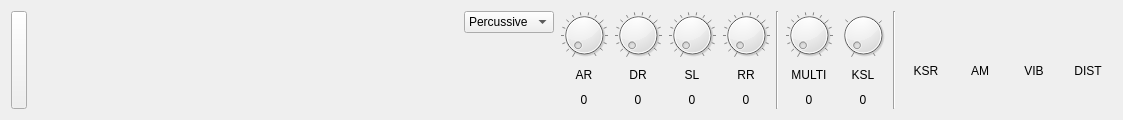
<?xml version="1.0" encoding="UTF-8"?>
<ui version="4.0">
 <class>FM2OperatorWidget</class>
 <widget class="QWidget" name="FM2OperatorWidget">
  <property name="geometry">
   <rect>
    <x>0</x>
    <y>0</y>
    <width>1123</width>
    <height>120</height>
   </rect>
  </property>
  <property name="windowTitle">
   <string>Form</string>
  </property>
  <layout class="QHBoxLayout" name="horizontalLayout">
   <item>
    <widget class="QPushButton" name="resetButton">
     <property name="sizePolicy">
      <sizepolicy hsizetype="Minimum" vsizetype="Expanding">
       <horstretch>0</horstretch>
       <verstretch>0</verstretch>
      </sizepolicy>
     </property>
     <property name="minimumSize">
      <size>
       <width>16</width>
       <height>0</height>
      </size>
     </property>
     <property name="maximumSize">
      <size>
       <width>16</width>
       <height>16777215</height>
      </size>
     </property>
     <property name="text">
      <string/>
     </property>
    </widget>
   </item>
   <item>
    <widget class="FM2EnvelopeDisplayWidget" name="envelopeDisplayWidget" native="true">
     <property name="sizePolicy">
      <sizepolicy hsizetype="Expanding" vsizetype="Preferred">
       <horstretch>0</horstretch>
       <verstretch>0</verstretch>
      </sizepolicy>
     </property>
     <property name="minimumSize">
      <size>
       <width>256</width>
       <height>1</height>
      </size>
     </property>
     <property name="maximumSize">
      <size>
       <width>16777215</width>
       <height>16777215</height>
      </size>
     </property>
     <property name="autoFillBackground">
      <bool>false</bool>
     </property>
    </widget>
   </item>
   <item>
    <layout class="QVBoxLayout" name="verticalLayout">
     <item>
      <widget class="QComboBox" name="envTypeComboBox">
       <item>
        <property name="text">
         <string>Percussive</string>
        </property>
       </item>
       <item>
        <property name="text">
         <string>Sustained</string>
        </property>
       </item>
      </widget>
     </item>
     <item>
      <spacer name="verticalSpacer">
       <property name="orientation">
        <enum>Qt::Vertical</enum>
       </property>
       <property name="sizeHint" stdset="0">
        <size>
         <width>20</width>
         <height>40</height>
        </size>
       </property>
      </spacer>
     </item>
    </layout>
   </item>
   <item>
    <layout class="QVBoxLayout" name="arLayout">
     <item>
      <widget class="QDial" name="arDial">
       <property name="sizePolicy">
        <sizepolicy hsizetype="Preferred" vsizetype="Preferred">
         <horstretch>0</horstretch>
         <verstretch>0</verstretch>
        </sizepolicy>
       </property>
       <property name="maximumSize">
        <size>
         <width>48</width>
         <height>48</height>
        </size>
       </property>
       <property name="maximum">
        <number>15</number>
       </property>
       <property name="wrapping">
        <bool>false</bool>
       </property>
       <property name="notchesVisible">
        <bool>true</bool>
       </property>
      </widget>
     </item>
     <item>
      <widget class="QLabel" name="arLabel">
       <property name="text">
        <string>AR</string>
       </property>
       <property name="alignment">
        <set>Qt::AlignCenter</set>
       </property>
      </widget>
     </item>
     <item>
      <widget class="QLabel" name="arValueLabel">
       <property name="text">
        <string>0</string>
       </property>
       <property name="alignment">
        <set>Qt::AlignCenter</set>
       </property>
      </widget>
     </item>
    </layout>
   </item>
   <item>
    <layout class="QVBoxLayout" name="arLayout_2">
     <item>
      <widget class="QDial" name="drDial">
       <property name="sizePolicy">
        <sizepolicy hsizetype="Preferred" vsizetype="Preferred">
         <horstretch>0</horstretch>
         <verstretch>0</verstretch>
        </sizepolicy>
       </property>
       <property name="maximumSize">
        <size>
         <width>48</width>
         <height>48</height>
        </size>
       </property>
       <property name="maximum">
        <number>15</number>
       </property>
       <property name="wrapping">
        <bool>false</bool>
       </property>
       <property name="notchesVisible">
        <bool>true</bool>
       </property>
      </widget>
     </item>
     <item>
      <widget class="QLabel" name="drLabel">
       <property name="text">
        <string>DR</string>
       </property>
       <property name="alignment">
        <set>Qt::AlignCenter</set>
       </property>
      </widget>
     </item>
     <item>
      <widget class="QLabel" name="drValueLabel">
       <property name="text">
        <string>0</string>
       </property>
       <property name="alignment">
        <set>Qt::AlignCenter</set>
       </property>
      </widget>
     </item>
    </layout>
   </item>
   <item>
    <layout class="QVBoxLayout" name="arLayout_3">
     <item>
      <widget class="QDial" name="slDial">
       <property name="sizePolicy">
        <sizepolicy hsizetype="Preferred" vsizetype="Preferred">
         <horstretch>0</horstretch>
         <verstretch>0</verstretch>
        </sizepolicy>
       </property>
       <property name="maximumSize">
        <size>
         <width>48</width>
         <height>48</height>
        </size>
       </property>
       <property name="maximum">
        <number>15</number>
       </property>
       <property name="wrapping">
        <bool>false</bool>
       </property>
       <property name="notchesVisible">
        <bool>true</bool>
       </property>
      </widget>
     </item>
     <item>
      <widget class="QLabel" name="slLabel">
       <property name="text">
        <string>SL</string>
       </property>
       <property name="alignment">
        <set>Qt::AlignCenter</set>
       </property>
      </widget>
     </item>
     <item>
      <widget class="QLabel" name="slValueLabel">
       <property name="text">
        <string>0</string>
       </property>
       <property name="alignment">
        <set>Qt::AlignCenter</set>
       </property>
      </widget>
     </item>
    </layout>
   </item>
   <item>
    <layout class="QVBoxLayout" name="arLayout_4">
     <item>
      <widget class="QDial" name="rrDial">
       <property name="sizePolicy">
        <sizepolicy hsizetype="Preferred" vsizetype="Preferred">
         <horstretch>0</horstretch>
         <verstretch>0</verstretch>
        </sizepolicy>
       </property>
       <property name="maximumSize">
        <size>
         <width>48</width>
         <height>48</height>
        </size>
       </property>
       <property name="maximum">
        <number>15</number>
       </property>
       <property name="wrapping">
        <bool>false</bool>
       </property>
       <property name="notchesVisible">
        <bool>true</bool>
       </property>
      </widget>
     </item>
     <item>
      <widget class="QLabel" name="rrLabel">
       <property name="text">
        <string>RR</string>
       </property>
       <property name="alignment">
        <set>Qt::AlignCenter</set>
       </property>
      </widget>
     </item>
     <item>
      <widget class="QLabel" name="rrValueLabel">
       <property name="text">
        <string>0</string>
       </property>
       <property name="alignment">
        <set>Qt::AlignCenter</set>
       </property>
      </widget>
     </item>
    </layout>
   </item>
   <item>
    <widget class="Line" name="line_2">
     <property name="orientation">
      <enum>Qt::Vertical</enum>
     </property>
    </widget>
   </item>
   <item>
    <layout class="QVBoxLayout" name="arLayout_5">
     <item>
      <widget class="QDial" name="multiDial">
       <property name="sizePolicy">
        <sizepolicy hsizetype="Preferred" vsizetype="Preferred">
         <horstretch>0</horstretch>
         <verstretch>0</verstretch>
        </sizepolicy>
       </property>
       <property name="maximumSize">
        <size>
         <width>48</width>
         <height>48</height>
        </size>
       </property>
       <property name="maximum">
        <number>15</number>
       </property>
       <property name="wrapping">
        <bool>false</bool>
       </property>
       <property name="notchesVisible">
        <bool>true</bool>
       </property>
      </widget>
     </item>
     <item>
      <widget class="QLabel" name="multiLabel">
       <property name="text">
        <string>MULTI</string>
       </property>
       <property name="alignment">
        <set>Qt::AlignCenter</set>
       </property>
      </widget>
     </item>
     <item>
      <widget class="QLabel" name="multiValueLabel">
       <property name="text">
        <string>0</string>
       </property>
       <property name="alignment">
        <set>Qt::AlignCenter</set>
       </property>
      </widget>
     </item>
    </layout>
   </item>
   <item>
    <layout class="QVBoxLayout" name="arLayout_6">
     <item>
      <widget class="QDial" name="kslDial">
       <property name="sizePolicy">
        <sizepolicy hsizetype="Preferred" vsizetype="Preferred">
         <horstretch>0</horstretch>
         <verstretch>0</verstretch>
        </sizepolicy>
       </property>
       <property name="maximumSize">
        <size>
         <width>48</width>
         <height>48</height>
        </size>
       </property>
       <property name="maximum">
        <number>3</number>
       </property>
       <property name="wrapping">
        <bool>false</bool>
       </property>
       <property name="notchesVisible">
        <bool>true</bool>
       </property>
      </widget>
     </item>
     <item>
      <widget class="QLabel" name="kslLabel">
       <property name="text">
        <string>KSL</string>
       </property>
       <property name="alignment">
        <set>Qt::AlignCenter</set>
       </property>
      </widget>
     </item>
     <item>
      <widget class="QLabel" name="kslValueLabel">
       <property name="text">
        <string>0</string>
       </property>
       <property name="alignment">
        <set>Qt::AlignCenter</set>
       </property>
      </widget>
     </item>
    </layout>
   </item>
   <item>
    <widget class="Line" name="line_3">
     <property name="orientation">
      <enum>Qt::Vertical</enum>
     </property>
    </widget>
   </item>
   <item>
    <layout class="QVBoxLayout" name="verticalLayout_2">
     <item>
      <widget class="LED" name="ksrLed" native="true">
       <property name="minimumSize">
        <size>
         <width>48</width>
         <height>16</height>
        </size>
       </property>
       <property name="maximumSize">
        <size>
         <width>48</width>
         <height>16</height>
        </size>
       </property>
       <property name="sizeIncrement">
        <size>
         <width>0</width>
         <height>0</height>
        </size>
       </property>
      </widget>
     </item>
     <item>
      <widget class="QLabel" name="ksrLabel">
       <property name="text">
        <string>KSR</string>
       </property>
       <property name="alignment">
        <set>Qt::AlignCenter</set>
       </property>
      </widget>
     </item>
    </layout>
   </item>
   <item>
    <layout class="QVBoxLayout" name="verticalLayout_3">
     <item>
      <widget class="LED" name="amLed" native="true">
       <property name="minimumSize">
        <size>
         <width>48</width>
         <height>16</height>
        </size>
       </property>
       <property name="maximumSize">
        <size>
         <width>48</width>
         <height>16</height>
        </size>
       </property>
       <property name="sizeIncrement">
        <size>
         <width>0</width>
         <height>0</height>
        </size>
       </property>
      </widget>
     </item>
     <item>
      <widget class="QLabel" name="amLabel">
       <property name="text">
        <string>AM</string>
       </property>
       <property name="alignment">
        <set>Qt::AlignCenter</set>
       </property>
      </widget>
     </item>
    </layout>
   </item>
   <item>
    <layout class="QVBoxLayout" name="verticalLayout_4">
     <item>
      <widget class="LED" name="vibLed" native="true">
       <property name="minimumSize">
        <size>
         <width>48</width>
         <height>16</height>
        </size>
       </property>
       <property name="maximumSize">
        <size>
         <width>48</width>
         <height>16</height>
        </size>
       </property>
       <property name="sizeIncrement">
        <size>
         <width>0</width>
         <height>0</height>
        </size>
       </property>
      </widget>
     </item>
     <item>
      <widget class="QLabel" name="vibLabel">
       <property name="text">
        <string>VIB</string>
       </property>
       <property name="alignment">
        <set>Qt::AlignCenter</set>
       </property>
      </widget>
     </item>
    </layout>
   </item>
   <item>
    <layout class="QVBoxLayout" name="verticalLayout_5">
     <item>
      <widget class="LED" name="dLed" native="true">
       <property name="minimumSize">
        <size>
         <width>48</width>
         <height>16</height>
        </size>
       </property>
       <property name="maximumSize">
        <size>
         <width>48</width>
         <height>16</height>
        </size>
       </property>
       <property name="sizeIncrement">
        <size>
         <width>0</width>
         <height>0</height>
        </size>
       </property>
      </widget>
     </item>
     <item>
      <widget class="QLabel" name="dLabel">
       <property name="text">
        <string>DIST</string>
       </property>
       <property name="alignment">
        <set>Qt::AlignCenter</set>
       </property>
      </widget>
     </item>
    </layout>
   </item>
  </layout>
 </widget>
 <customwidgets>
  <customwidget>
   <class>LED</class>
   <extends>QWidget</extends>
   <header>channelswidget/channelwidget/led.h</header>
   <container>1</container>
  </customwidget>
  <customwidget>
   <class>FM2EnvelopeDisplayWidget</class>
   <extends>QWidget</extends>
   <header>usertone/fm2envelopedisplaywidget.h</header>
   <container>1</container>
  </customwidget>
 </customwidgets>
 <resources/>
 <connections/>
</ui>
